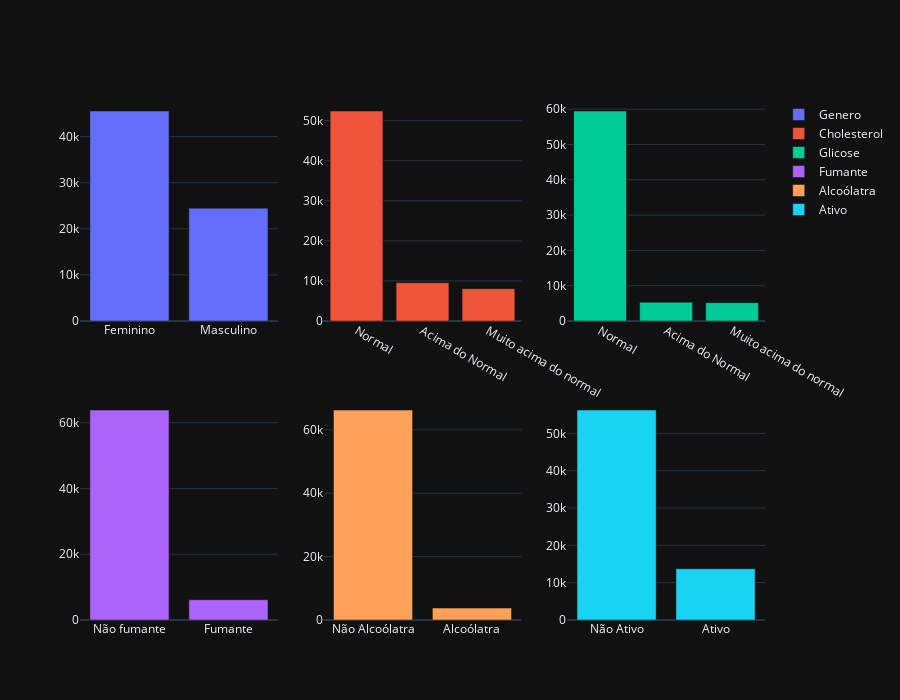

The code cell stored with this chart in its notebook:
### Code cell
from plotly.subplots import make_subplots

fig = make_subplots(rows=2, cols=3)

fig.add_trace(
    go.Bar(
        y=df_cardio["gender"].value_counts(), x=["Feminino", "Masculino"], name="Genero"
    ),
    row=1,
    col=1,
)
fig.add_trace(
    go.Bar(
        y=df_cardio["cholesterol"].value_counts(),
        x=["Normal", "Acima do Normal", "Muito acima do normal"],
        name="Cholesterol",
    ),
    row=1,
    col=2,
)
fig.add_trace(
    go.Bar(
        y=df_cardio["gluc"].value_counts(),
        x=["Normal", "Acima do Normal", "Muito acima do normal"],
        name="Glicose",
    ),
    row=1,
    col=3,
)
fig.add_trace(
    go.Bar(
        y=df_cardio["smoke"].value_counts(),
        x=["Não fumante", "Fumante"],
        name="Fumante",
    ),
    row=2,
    col=1,
)
fig.add_trace(
    go.Bar(
        y=df_cardio["alco"].value_counts(),
        x=["Não Alcoólatra", "Alcoólatra"],
        name="Alcoólatra",
    ),
    row=2,
    col=2,
)
fig.add_trace(
    go.Bar(
        y=df_cardio["active"].value_counts(), x=["Não Ativo", "Ativo"], name="Ativo"
    ),
    row=2,
    col=3,
)

fig.update_layout(template="plotly_dark", height=700)
fig.show()

### Figure 1 — Plotly figure (JSON) as saved in the notebook; plotly's stock layout.template omitted (floating-point values rounded to 4 significant figures)
{"data": [{"name": "Genero", "type": "bar", "x": ["Feminino", "Masculino"], "xaxis": "x", "y": [45530, 24470], "yaxis": "y"}, {"name": "Cholesterol", "type": "bar", "x": ["Normal", "Acima do Normal", "Muito acima do normal"], "xaxis": "x2", "y": [52385, 9549, 8066], "yaxis": "y2"}, {"name": "Glicose", "type": "bar", "x": ["Normal", "Acima do Normal", "Muito acima do normal"], "xaxis": "x3", "y": [59479, 5331, 5190], "yaxis": "y3"}, {"name": "Fumante", "type": "bar", "x": ["Não fumante", "Fumante"], "xaxis": "x4", "y": [63831, 6169], "yaxis": "y4"}, {"name": "Alcoólatra", "type": "bar", "x": ["Não Alcoólatra", "Alcoólatra"], "xaxis": "x5", "y": [66236, 3764], "yaxis": "y5"}, {"name": "Ativo", "type": "bar", "x": ["Não Ativo", "Ativo"], "xaxis": "x6", "y": [56261, 13739], "yaxis": "y6"}], "layout": {"height": 700, "xaxis": {"anchor": "y", "domain": [0, 0.2889]}, "xaxis2": {"anchor": "y2", "domain": [0.3556, 0.6444]}, "xaxis3": {"anchor": "y3", "domain": [0.7111, 1]}, "xaxis4": {"anchor": "y4", "domain": [0, 0.2889]}, "xaxis5": {"anchor": "y5", "domain": [0.3556, 0.6444]}, "xaxis6": {"anchor": "y6", "domain": [0.7111, 1]}, "yaxis": {"anchor": "x", "domain": [0.575, 1]}, "yaxis2": {"anchor": "x2", "domain": [0.575, 1]}, "yaxis3": {"anchor": "x3", "domain": [0.575, 1]}, "yaxis4": {"anchor": "x4", "domain": [0, 0.425]}, "yaxis5": {"anchor": "x5", "domain": [0, 0.425]}, "yaxis6": {"anchor": "x6", "domain": [0, 0.425]}}}
